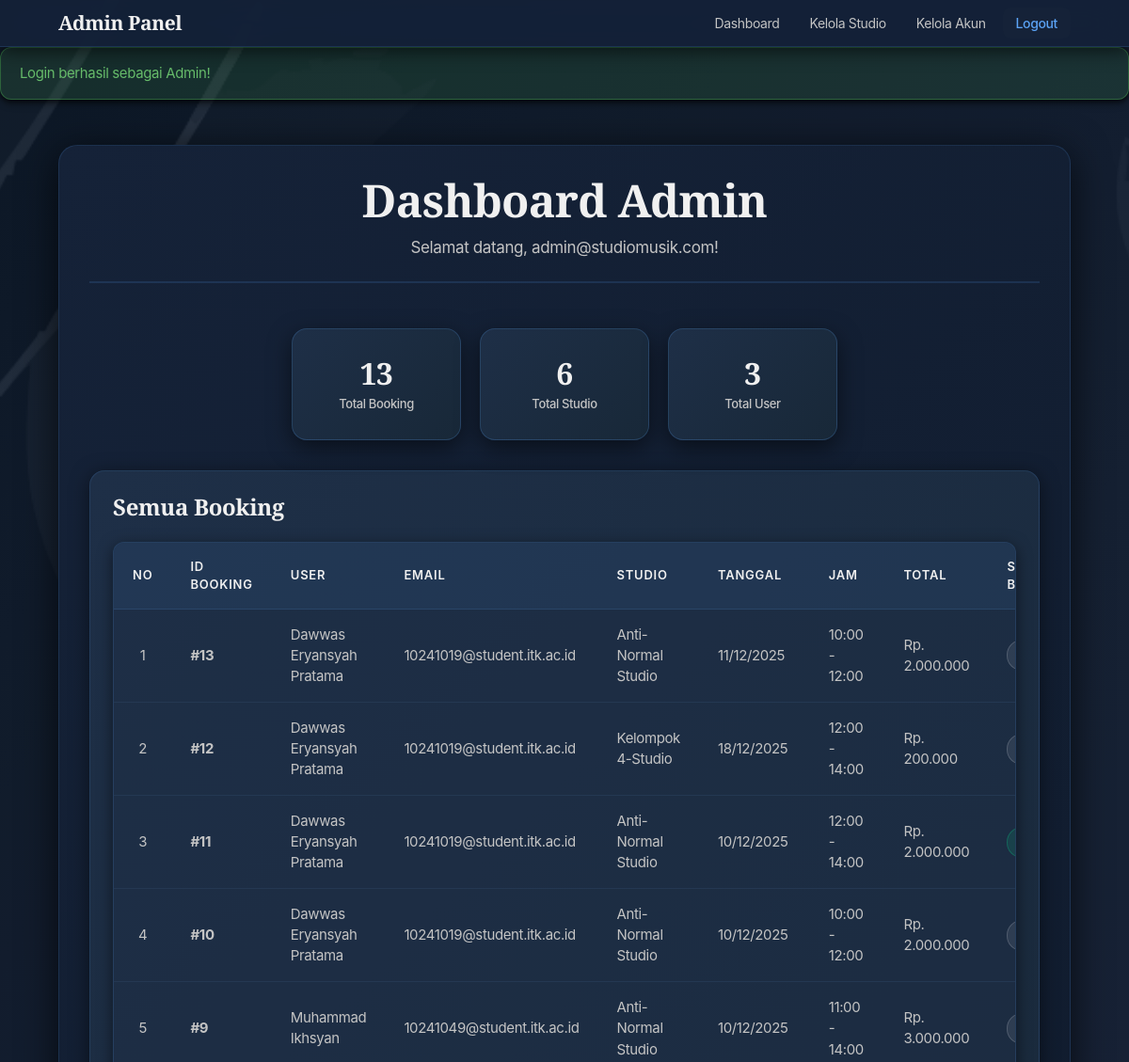
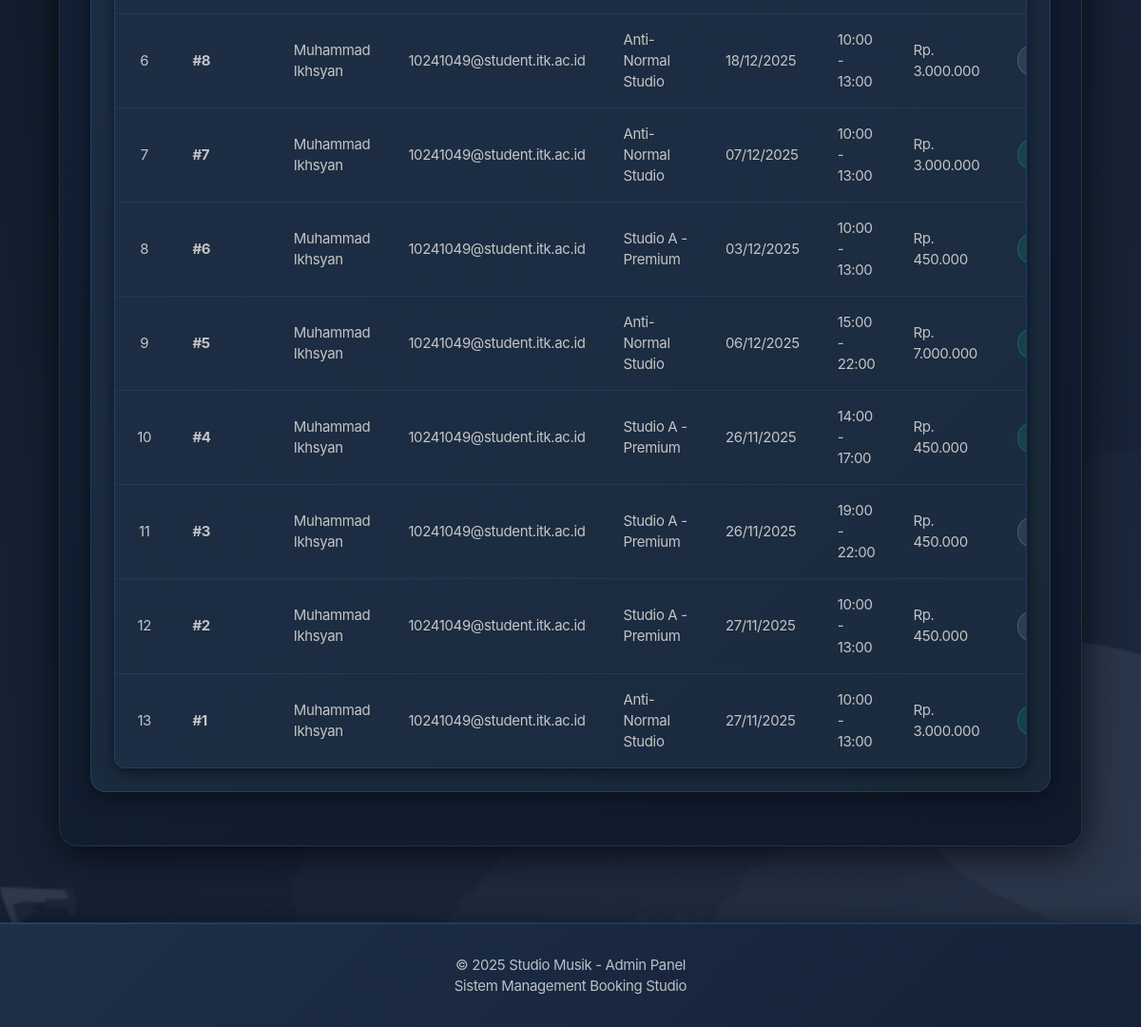
The app's page /public/index.php?url=admin/dashboard (signed in) with its own data (2 pictures, top to bottom).
### tables this page shows
CREATE TABLE `booking` (
  `id_booking` int(11) NOT NULL,
  `id_user` int(11) NOT NULL,
  `id_studio` int(11) NOT NULL,
  `tanggal_main` date NOT NULL,
  `jam_mulai` time NOT NULL,
  `jam_selesai` time NOT NULL,
  `total_bayar` decimal(10,2) NOT NULL,
  `status_booking` enum('Menunggu Konfirmasi','Disetujui','Selesai','Dibatalkan','Ditolak') DEFAULT 'Menunggu Konfirmasi',
  `id_admin` int(11) DEFAULT NULL,
  `created_at` timestamp NULL DEFAULT current_timestamp(),
  `deleted_at` timestamp NULL DEFAULT NULL
);

CREATE TABLE `users` (
  `id_user` int(11) NOT NULL,
  `nama` varchar(100) NOT NULL,
  `email` varchar(100) NOT NULL,
  `password` varchar(255) NOT NULL,
  `no_telp` varchar(15) NOT NULL,
  `created_at` timestamp NULL DEFAULT current_timestamp(),
  `deleted_at` timestamp NULL DEFAULT NULL
);

CREATE TABLE `studios` (
  `id_studio` int(11) NOT NULL,
  `nama_studio` varchar(100) NOT NULL,
  `deskripsi` text DEFAULT NULL,
  `harga_per_jam` decimal(10,2) NOT NULL,
  `fasilitas` text DEFAULT NULL,
  `kapasitas` int(11) NOT NULL,
  `gambar` varchar(255) DEFAULT NULL,
  `status_ketersediaan` enum('Tersedia','Tidak Tersedia') DEFAULT 'Tersedia',
  `created_at` timestamp NULL DEFAULT current_timestamp()
);

### core/Controller.php (called while the page is built, shortened)
<?php
class Controller {
    public function view($view, $data = []) {
        extract($data);
        $viewFile = __DIR__ . "/../app/views/$view.php";
        require_once $viewFile;
    }
}
?>

### app/controllers/AdminController.php (called while the page is built, shortened)
<?php
require_once __DIR__ . '/../../core/Controller.php';
class AdminController extends Controller {
    public function dashboard() {
        $bookingModel = $this->model('Booking');
        $this->view('admin/dashboard', [
            'admin' => $_SESSION['admin'],
            'totalBookings' => count($bookingModel->all()),
            'totalStudios' => count($this->model('Studio')->all()),
            'totalUsers' => count($this->model('User')->all()),
            'bookings' => $this->model('Admin')->getAllBookings(),
            'title' => 'Admin Dashboard'
        ]);
    }
}
?>

### core/Model.php (called while the page is built, shortened)
<?php
class Model {
    public function __construct() {
        require_once __DIR__ . '/../config/Database.php';
        $this->db = (new Database())->getConnection();
    }
}
?>

### config/Database.php (called while the page is built, shortened)
<?php
class Database {
    private $host = "localhost";
    private $db_name = "studio_music";
    private $username = "root";
    private $password = "";
    public function getConnection() {
        $this->conn = null;
        try {
            $this->conn = new PDO(
                "mysql:host=" . $this->host . ";dbname=" . $this->db_name,
                $this->username,
                $this->password
            );
            $this->conn->setAttribute(PDO::ATTR_ERRMODE, PDO::ERRMODE_EXCEPTION);
            $this->conn->exec("set names utf8");
        } catch(PDOException $e) {
            echo "Error Koneksi: " . $e->getMessage();
        }
        return $this->conn;
    }
}
?>

### app/models/Admin.php (called while the page is built, shortened)
<?php
require_once __DIR__ . '/../../core/Model.php';
class Admin extends Model {
    public function getAllBookings() {
        $stmt = $this->db->prepare(
            "SELECT b.*, s.nama_studio, u.nama as nama_user, u.email as email_user,
                    p.bukti_pembayaran, a.email as admin_email
             FROM booking b
             JOIN studios s ON b.id_studio = s.id_studio
             JOIN users u ON b.id_user = u.id_user
             LEFT JOIN payments p ON b.id_booking = p.id_booking
             LEFT JOIN admin a ON b.id_admin = a.id_admin
             ORDER BY b.created_at DESC"
        );
        $stmt->execute();
        return $stmt->fetchAll(PDO::FETCH_ASSOC);
    }
}
?>

### app/views/admin/dashboard.php (the view, shortened to what this page needs)
<?php include __DIR__ . '/header.php'; ?>
<div class="admin-dashboard-container">
    <div class="page-header">
        <h1>Dashboard Admin</h1>
        <p>Selamat datang, <?= htmlspecialchars($admin['email']) ?>!</p>
    </div>
    <div class="stats-grid">
        <div class="stat-card">
            <div class="stat-info">
                <h3><?= $totalBookings ?></h3>
                <p>Total Booking</p>
            </div>
        </div>
        <div class="stat-card">
            <div class="stat-info">
                <h3><?= $totalStudios ?></h3>
                <p>Total Studio</p>
            </div>
        </div>
        <div class="stat-card">
            <div class="stat-info">
                <h3><?= $totalUsers ?></h3>
                <p>Total User</p>
            </div>
        </div>
    </div>
    <div class="admin-section">
        <h2>Semua Booking</h2>
        <?php if (!empty($bookings)): ?>
            <div class="table-responsive">
                <table class="booking-table">
                    <thead>
                        <tr>
                            <th>No</th>
                            <th>ID Booking</th>
                            <th>User</th>
                            <th>Email</th>
                            <th>Studio</th>
                            <th>Tanggal</th>
                            <th>Jam</th>
                            <th>Total</th>
                            <th>Status Booking</th>
                        </tr>
                    </thead>
                    <tbody>
                        <?php $no = 1; ?>
                        <?php foreach ($bookings as $booking): ?>
                            <tr>
                                <td><?= $no++ ?></td>
                                <td><strong>#<?= $booking['id_booking'] ?></strong></td>
                                <td><?= htmlspecialchars($booking['nama_user']) ?></td>
                                <td><?= htmlspecialchars($booking['email_user']) ?></td>
                                <td><?= htmlspecialchars($booking['nama_studio']) ?></td>
                                <td><?= date('d/m/Y', strtotime($booking['tanggal_main'])) ?></td>
                                <td><?= date('H:i', strtotime($booking['jam_mulai'])) ?> - <?= date('H:i', strtotime($booking['jam_selesai'])) ?></td>
                                <td>Rp. <?= number_format($booking['total_bayar'], 0, ',', '.') ?></td>
                                <td>
                                    <span class="status-badge status-<?= strtolower(str_replace(' ', '-', $booking['status_booking'])) ?>">
                                    </span>
                                </td>
                            </tr>
                        <?php endforeach; ?>
                    </tbody>
                </table>
            </div>
        <?php endif; ?>
    </div>
</div>
<?php include __DIR__ . '/footer.php'; ?>

### public/index.php (shortened to what this page needs)
<?php
require_once '../core/Controller.php';
require_once '../core/Model.php';
$url = isset($_GET['url']) ? $_GET['url'] : 'auth/login';
$url = rtrim($url, '/');
$url = filter_var($url, FILTER_SANITIZE_URL);
$url = explode('/', $url);
$controllerName = isset($url[0]) && !empty($url[0]) ? ucfirst($url[0]) . 'Controller' : 'AuthController';
$controllerFile = '../app/controllers/' . $controllerName . '.php';
if (file_exists($controllerFile)) {
    $controller = new $controllerName();
    $method = isset($url[1]) && !empty($url[1]) ? $url[1] : 'login';
    $params = isset($url[2]) ? array_slice($url, 2) : [];
    if (method_exists($controller, $method)) {
        call_user_func_array([$controller, $method], $params);
    } else {
        http_response_code(404);
        echo "404 - Method tidak ditemukan: " . $method;
    }
} else {
    http_response_code(404);
    echo "404 - Controller tidak ditemukan: " . $controllerName;
}
?>

### app/views/admin/header.php (shortened to what this page needs)
<!DOCTYPE html>
<html lang="id">
<head>
    <link rel="stylesheet" href="/Studio-Music/public/css/main.css">
</head>
<body>
    <nav class="navbar">
        <div class="navbar-container">
            <div class="navbar-brand">
                <h2>Admin Panel</h2>
            </div>
            <ul class="navbar-menu">
                <li><a href="/Studio-Music/public/index.php?url=admin/dashboard" class="nav-link">Dashboard</a></li>
                <li><a href="/Studio-Music/public/index.php?url=admin/studios" class="nav-link">Kelola Studio</a></li>
                <li><a href="/Studio-Music/public/index.php?url=admin/users" class="nav-link">Kelola Akun</a></li>
                <li><a href="/Studio-Music/public/index.php?url=admin/logout" class="nav-link logout">Logout</a></li>
            </ul>
        </div>
    </nav>
    <?php
    if (isset($_SESSION['flash'])) {
        $flash = $_SESSION['flash'];
        echo '<div class="alert alert-' . $flash['type'] . '">' . $flash['message'] . '</div>';
    }
    ?>
    <main class="main-content">

### app/views/admin/footer.php (shortened to what this page needs)
    </main>
    <footer class="footer">
        <div class="footer-container">
            <p>&copy; <?= date('Y') ?> Studio Musik - Admin Panel</p>
            <p>Sistem Management Booking Studio</p>
        </div>
    </footer>
</body>
</html>

### records on screen
booking: id_booking "13", id_user.nama "Dawwas Eryansyah Pratama", id_user.email "10241019@student.itk.ac.id", id_studio.nama_studio "Anti-Normal Studio", tanggal_main "11/12/2025", jam_mulai "10:00", jam_selesai "12:00", total_bayar "2.000.000"
booking: id_booking "12", id_user.nama "Dawwas Eryansyah Pratama", id_user.email "10241019@student.itk.ac.id", id_studio.nama_studio "Kelompok 4-Studio", tanggal_main "18/12/2025", jam_mulai "12:00", jam_selesai "14:00", total_bayar "200.000"
booking: id_booking "11", id_user.nama "Dawwas Eryansyah Pratama", id_user.email "10241019@student.itk.ac.id", id_studio.nama_studio "Anti-Normal Studio", tanggal_main "10/12/2025", jam_mulai "12:00", jam_selesai "14:00", total_bayar "2.000.000"
booking: id_booking "10", id_user.nama "Dawwas Eryansyah Pratama", id_user.email "10241019@student.itk.ac.id", id_studio.nama_studio "Anti-Normal Studio", tanggal_main "10/12/2025", jam_mulai "10:00", jam_selesai "12:00", total_bayar "2.000.000"
booking: id_booking "9", id_user.nama "Muhammad Ikhsyan", id_user.email "10241049@student.itk.ac.id", id_studio.nama_studio "Anti-Normal Studio", tanggal_main "10/12/2025", jam_mulai "11:00", jam_selesai "14:00", total_bayar "3.000.000"
booking: id_booking "8", id_user.nama "Muhammad Ikhsyan", id_user.email "10241049@student.itk.ac.id", id_studio.nama_studio "Anti-Normal Studio", tanggal_main "18/12/2025", jam_mulai "10:00", jam_selesai "13:00", total_bayar "3.000.000"
booking: id_booking "7", id_user.nama "Muhammad Ikhsyan", id_user.email "10241049@student.itk.ac.id", id_studio.nama_studio "Anti-Normal Studio", tanggal_main "07/12/2025", jam_mulai "10:00", jam_selesai "13:00", total_bayar "3.000.000"
booking: id_booking "6", id_user.nama "Muhammad Ikhsyan", id_user.email "10241049@student.itk.ac.id", id_studio.nama_studio "Studio A - Premium", tanggal_main "03/12/2025", jam_mulai "10:00", jam_selesai "13:00", total_bayar "450.000"
booking: id_booking "5", id_user.nama "Muhammad Ikhsyan", id_user.email "10241049@student.itk.ac.id", id_studio.nama_studio "Anti-Normal Studio", tanggal_main "06/12/2025", jam_mulai "15:00", jam_selesai "22:00", total_bayar "7.000.000"
booking: id_booking "4", id_user.nama "Muhammad Ikhsyan", id_user.email "10241049@student.itk.ac.id", id_studio.nama_studio "Studio A - Premium", tanggal_main "26/11/2025", jam_mulai "14:00", jam_selesai "17:00", total_bayar "450.000"
booking: id_booking "3", id_user.nama "Muhammad Ikhsyan", id_user.email "10241049@student.itk.ac.id", id_studio.nama_studio "Studio A - Premium", tanggal_main "26/11/2025", jam_mulai "19:00", jam_selesai "22:00", total_bayar "450.000"
booking: id_booking "2", id_user.nama "Muhammad Ikhsyan", id_user.email "10241049@student.itk.ac.id", id_studio.nama_studio "Studio A - Premium", tanggal_main "27/11/2025", jam_mulai "10:00", jam_selesai "13:00", total_bayar "450.000"
booking: id_booking "1", id_user.nama "Muhammad Ikhsyan", id_user.email "10241049@student.itk.ac.id", id_studio.nama_studio "Anti-Normal Studio", tanggal_main "27/11/2025", jam_mulai "10:00", jam_selesai "13:00", total_bayar "3.000.000"

### other values on screen
$flash['message'] "Login berhasil sebagai Admin!"
$admin['email'] "admin@studiomusik.com"
$totalBookings "13"
$totalStudios "6"
$totalUsers "3"
